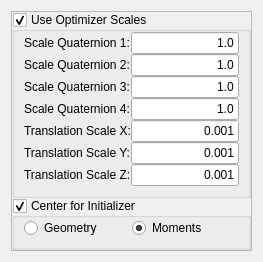
              <widget class="QWidget" name="QuaternionRigidTransform">
               <layout class="QVBoxLayout" name="verticalLayout_106">
                <item>
                 <widget class="QFrame" name="m_QuaternionRigidTransformFrame">
                  <property name="frameShape">
                   <enum>QFrame::StyledPanel</enum>
                  </property>
                  <property name="frameShadow">
                   <enum>QFrame::Raised</enum>
                  </property>
                  <layout class="QVBoxLayout" name="verticalLayout_74">
                   <property name="spacing">
                    <number>0</number>
                   </property>
                   <property name="margin">
                    <number>0</number>
                   </property>
                   <item>
                    <widget class="QGroupBox" name="m_UseOptimizerScalesQuaternionRigid">
                     <property name="title">
                      <string>Use Optimizer Scales</string>
                     </property>
                     <property name="checkable">
                      <bool>true</bool>
                     </property>
                     <layout class="QVBoxLayout" name="verticalLayout_73">
                      <property name="spacing">
                       <number>0</number>
                      </property>
                      <property name="leftMargin">
                       <number>9</number>
                      </property>
                      <property name="topMargin">
                       <number>0</number>
                      </property>
                      <property name="rightMargin">
                       <number>9</number>
                      </property>
                      <property name="bottomMargin">
                       <number>9</number>
                      </property>
                      <item>
                       <layout class="QHBoxLayout" name="_118">
                        <item>
                         <layout class="QVBoxLayout" name="_119">
                          <item>
                           <widget class="QLabel" name="textLabel1_8_2_3_2_2_2_3">
                            <property name="text">
                             <string>Scale Quaternion 1:</string>
                            </property>
                            <property name="wordWrap">
                             <bool>false</bool>
                            </property>
                           </widget>
                          </item>
                          <item>
                           <widget class="QLabel" name="textLabel2_6_3_3_2_2_2_3">
                            <property name="text">
                             <string>Scale Quaternion 2:</string>
                            </property>
                            <property name="wordWrap">
                             <bool>false</bool>
                            </property>
                           </widget>
                          </item>
                          <item>
                           <widget class="QLabel" name="textLabel3_5_3_3_2_2_2_3">
                            <property name="text">
                             <string>Scale Quaternion 3:</string>
                            </property>
                            <property name="wordWrap">
                             <bool>false</bool>
                            </property>
                           </widget>
                          </item>
                          <item>
                           <widget class="QLabel" name="textLabel1_9_2_2_2_2">
                            <property name="text">
                             <string>Scale Quaternion 4:</string>
                            </property>
                            <property name="wordWrap">
                             <bool>false</bool>
                            </property>
                           </widget>
                          </item>
                          <item>
                           <widget class="QLabel" name="textLabel11_3_2_2_2_3">
                            <property name="text">
                             <string>Translation Scale X:</string>
                            </property>
                            <property name="wordWrap">
                             <bool>false</bool>
                            </property>
                           </widget>
                          </item>
                          <item>
                           <widget class="QLabel" name="textLabel12_3_2_2_2_3">
                            <property name="text">
                             <string>Translation Scale Y:</string>
                            </property>
                            <property name="wordWrap">
                             <bool>false</bool>
                            </property>
                           </widget>
                          </item>
                          <item>
                           <widget class="QLabel" name="textLabel13_2_2_2_2_3">
                            <property name="text">
                             <string>Translation Scale Z:</string>
                            </property>
                            <property name="wordWrap">
                             <bool>false</bool>
                            </property>
                           </widget>
                          </item>
                         </layout>
                        </item>
                        <item>
                         <layout class="QVBoxLayout" name="_120">
                          <item>
                           <widget class="QLineEdit" name="m_ScalesQuaternionRigidTransformScale1">
                            <property name="text">
                             <string>1.0</string>
                            </property>
                            <property name="alignment">
                             <set>Qt::AlignRight</set>
                            </property>
                           </widget>
                          </item>
                          <item>
                           <widget class="QLineEdit" name="m_ScalesQuaternionRigidTransformScale2">
                            <property name="text">
                             <string>1.0</string>
                            </property>
                            <property name="alignment">
                             <set>Qt::AlignRight</set>
                            </property>
                           </widget>
                          </item>
                          <item>
                           <widget class="QLineEdit" name="m_ScalesQuaternionRigidTransformScale3">
                            <property name="text">
                             <string>1.0</string>
                            </property>
                            <property name="alignment">
                             <set>Qt::AlignRight</set>
                            </property>
                           </widget>
                          </item>
                          <item>
                           <widget class="QLineEdit" name="m_ScalesQuaternionRigidTransformScale4">
                            <property name="text">
                             <string>1.0</string>
                            </property>
                            <property name="alignment">
                             <set>Qt::AlignRight</set>
                            </property>
                           </widget>
                          </item>
                          <item>
                           <widget class="QLineEdit" name="m_ScalesQuaternionRigidTransformScaleTranslationX">
                            <property name="text">
                             <string>0.001</string>
                            </property>
                            <property name="alignment">
                             <set>Qt::AlignRight</set>
                            </property>
                           </widget>
                          </item>
                          <item>
                           <widget class="QLineEdit" name="m_ScalesQuaternionRigidTransformScaleTranslationY">
                            <property name="text">
                             <string>0.001</string>
                            </property>
                            <property name="alignment">
                             <set>Qt::AlignRight</set>
                            </property>
                           </widget>
                          </item>
                          <item>
                           <widget class="QLineEdit" name="m_ScalesQuaternionRigidTransformScaleTranslationZ">
                            <property name="text">
                             <string>0.001</string>
                            </property>
                            <property name="alignment">
                             <set>Qt::AlignRight</set>
                            </property>
                           </widget>
                          </item>
                         </layout>
                        </item>
                       </layout>
                      </item>
                     </layout>
                    </widget>
                   </item>
                   <item>
                    <widget class="QGroupBox" name="m_CenterForInitializerQuaternionRigid">
                     <property name="title">
                      <string>Center for Initializer</string>
                     </property>
                     <property name="checkable">
                      <bool>true</bool>
                     </property>
                     <layout class="QHBoxLayout" name="horizontalLayout_6">
                      <property name="spacing">
                       <number>0</number>
                      </property>
                      <property name="leftMargin">
                       <number>9</number>
                      </property>
                      <property name="topMargin">
                       <number>0</number>
                      </property>
                      <property name="rightMargin">
                       <number>9</number>
                      </property>
                      <property name="bottomMargin">
                       <number>9</number>
                      </property>
                      <item>
                       <widget class="QRadioButton" name="m_GeometryQuaternionRigid">
                        <property name="enabled">
                         <bool>true</bool>
                        </property>
                        <property name="text">
                         <string>Geometry</string>
                        </property>
                       </widget>
                      </item>
                      <item>
                       <widget class="QRadioButton" name="m_MomentsQuaternionRigid">
                        <property name="enabled">
                         <bool>true</bool>
                        </property>
                        <property name="text">
                         <string>Moments</string>
                        </property>
                        <property name="checked">
                         <bool>true</bool>
                        </property>
                       </widget>
                      </item>
                     </layout>
                    </widget>
                   </item>
                  </layout>
                 </widget>
                </item>
               </layout>
              </widget>
